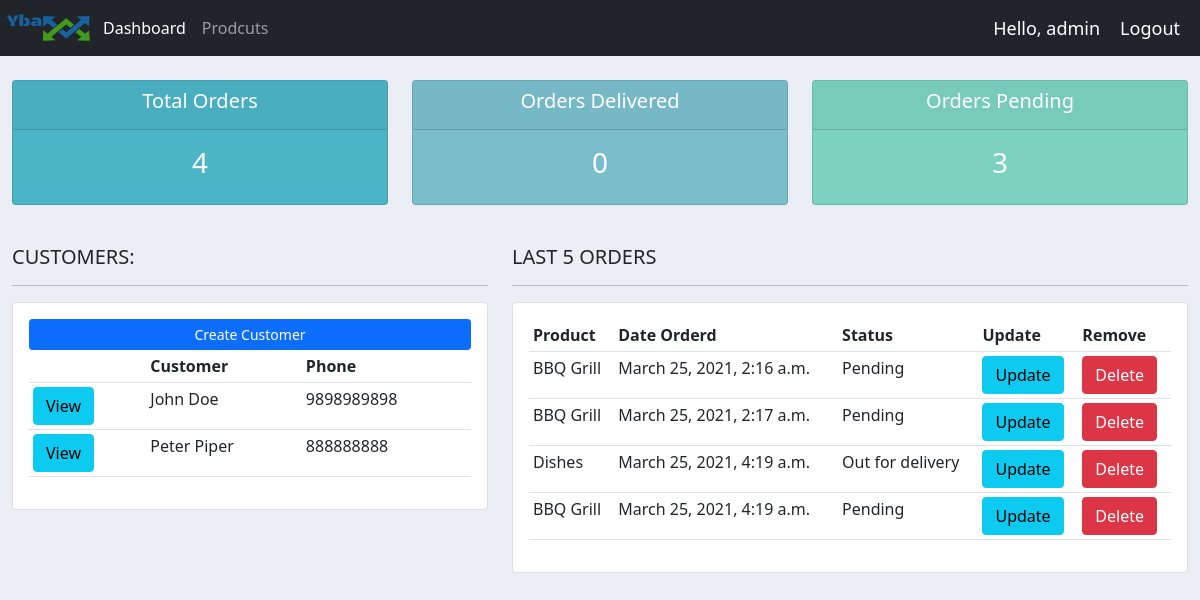
The app's page / (signed in), older data.
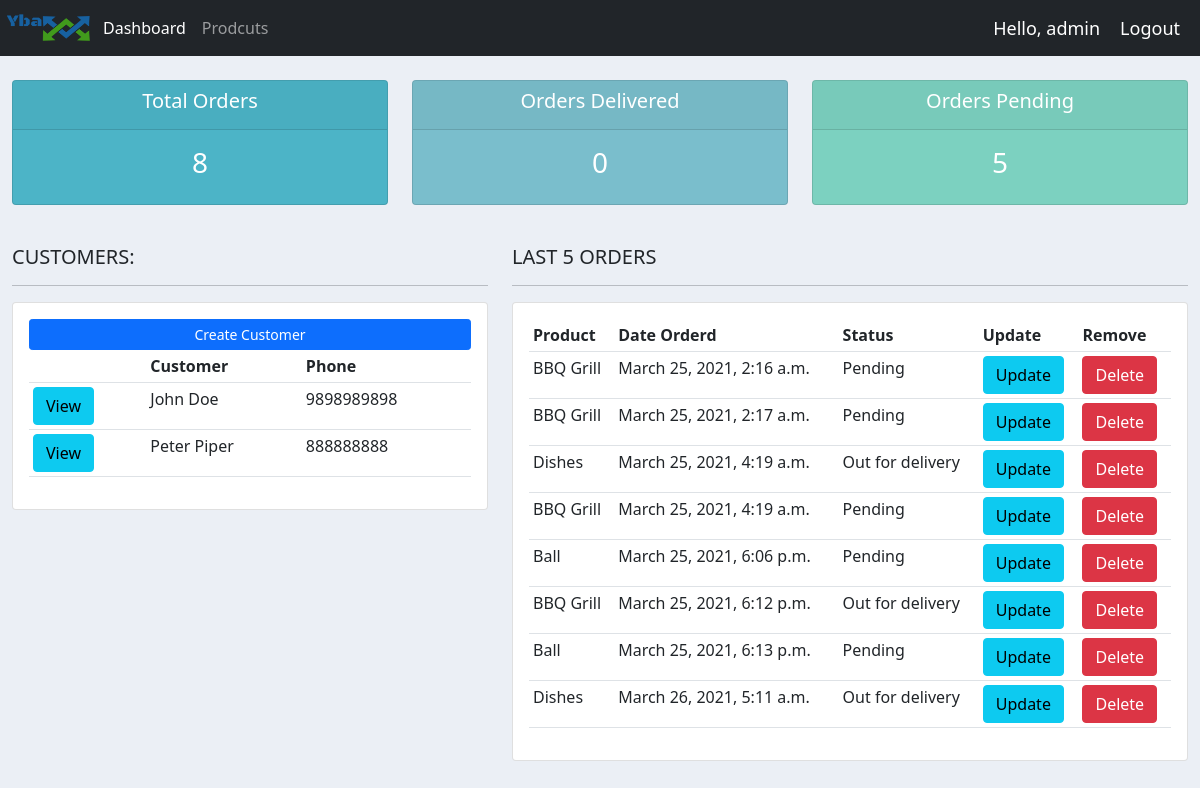
The same page, newer data.
### accounts/models.py (models this page shows, shortened)
class Customer(models.Model):
	name = models.CharField(max_length=100, null=True)
	phone = models.CharField(max_length=100, null=True)
	email = models.CharField(max_length=100,null=True)
	date_created = models.DateTimeField(auto_now_add=True, null=True)

class Order(models.Model):
	STATUS = (
			('Pending','Pending'),
			('Out for delivery', 'Out for delivery'),
			('Delivered','Delivered'),
		)
	customer = models.ForeignKey(Customer,null=True, on_delete=models.SET_NULL)
	product = models.ForeignKey(Product, null=True, on_delete=models.SET_NULL)
	date_created = models.DateTimeField(auto_now_add=True,null=True)
	status = models.CharField(max_length=100, null=True, choices=STATUS)

class Product(models.Model):
	CATEGORY = (
		('Indoor',' Indoor'),
		('Out Door','Out Door'),
		)
	name = models.CharField(max_length=100, null=True)
	price = models.FloatField(null=True)
	category = models.CharField(max_length=100, null=True, choices=CATEGORY)
	description = models.CharField(max_length=100, null=True)
	date_created = models.DateTimeField(auto_now_add=True,null=True)
	tags = models.ManyToManyField(Tag)
	def __str__(self):
		return self.name

### accounts/views.py (the view)
# urls.py: path('', home, name='home'),
@login_required(login_url='login')
def home(request):
	orders= Order.objects.all()
	customers = Customer.objects.all()
	total_customers = customers.count()
	total_orders = Order.objects.all().count()
	delivered = Order.objects.filter(status='Delivered').count()
	pending = Order.objects.filter(status='Pending').count()
	context = {
		'orders':orders,
		'customers':customers,
		'total_orders':total_orders,
		'delivered':delivered,
		'pending':pending
	}
	return render(request, 'accounts/dashboard.html',context)

### accounts/templates/accounts/dashboard.html
{% extends 'accounts/base.html'  %}
{% block main %}
{% include 'accounts/status.html' %}
<br>
<div class="row">
 <div class="col-md-5">
  <h5>CUSTOMERS:</h5>
  <hr>
  <div class="card card-body">
   <a class="btn btn-primary  btn-sm btn-block" href="">Create Customer</a>
   <table class="table table-sm">
    <tr>
      <th></th>
     <th>Customer</th>
     <th>Phone</th>
    </tr>
    {% for customer in customers %}
      <tr>
        <td><a href="{% url 'customer' customer.id %}" class="btn btn-info">View</a></td>
        <td>{{customer.name}}</td>
        <td>{{customer.phone}}</td>
      </tr>
    {% endfor %}
   </table>
  </div>
 </div>
 <div class="col-md-7">
  <h5>LAST 5 ORDERS</h5>
  <hr>
  <div class="card card-body">
   <table class="table table-sm">
    <tr>
     <th>Product</th>
     <th>Date Orderd</th>
     <th>Status</th>
     <th>Update</th>
     <th>Remove</th>
    </tr>
    {% for order in orders %}
      <tr>
        <td>{{order.product}}</td>
        <td>{{order.date_created}}</td>
        <td>{{order.status}}</td>
        <td><a href="{% url 'update_order' order.id %}" class="btn btn-info">Update</a></td>
        <td><a href="{% url 'delete_order' order.id %}" class="btn btn-danger">Delete</a></td>
      </tr>
    {% endfor %}
   </table>
  </div>
 </div>
</div>
{% endblock main %}

### accounts/templates/accounts/base.html (shortened to what this page needs)
{% load static %}
<!doctype html>
<html lang="en">
  <head>
    <link href="https://cdn.jsdelivr.net/npm/bootstrap@5.0.0-beta3/dist/css/bootstrap.min.css" rel="stylesheet">
    <link rel="stylesheet" type="text/css" href="{% static 'css/main.css' %}">
  </head>
  <body>
    {% include 'accounts/navbar.html'  %}
<div class="container-fluid">
    {% block main %}
    {% endblock main %}
</div>
  </body>
</html>

### accounts/templates/accounts/navbar.html (shortened to what this page needs)
{% load static %}
<nav class="navbar navbar-expand-lg navbar-dark bg-dark">
   <a href="{% url 'home' %}" ><img src="{% static 'images/logo3.png' %}" style="height: 30px; width:95px;"></a>
    <div class="collapse navbar-collapse" id="navbarNav">
      <ul class="navbar-nav">
        <li class="nav-item">
          <a class="nav-link active" aria-current="page" href="{% url 'home' %}">Dashboard</a>
        </li>
        <li class="nav-item">
          <a class="nav-link" href="{% url 'products' %}">Prodcuts</a>
        </li>
      </ul>
    </div>
    <span class='hello-msg'>Hello, {{request.user}} </span>
    <span ><a class='hello-msg'  href="{% url 'logout' %}">Logout</a></span>
</nav>

### accounts/templates/accounts/status.html
<br>
<div class="row">
 <div class="col">
  <div class="col-md">
   <div class="card text-center text-white  mb-3" id="total-orders">
      <div class="card-header">
       <h5 class="card-title">Total Orders</h5>
      </div>
      <div class="card-body">
        <h3 class="card-title">{{total_orders}}</h3>
      </div>
   </div>
  </div>
 </div>
 <div class="col">
  <div class="col-md">
   <div class="card text-center text-white  mb-3" id="orders-delivered">
      <div class="card-header">
       <h5 class="card-title">Orders Delivered</h5>
      </div>
      <div class="card-body">
        <h3 class="card-title">{{delivered}}</h3>
      </div>
   </div>
  </div>
 </div>
 <div class="col">
  <div class="col-md">
   <div class="card text-center text-white  mb-3" id="orders-pending">
      <div class="card-header">
       <h5 class="card-title">Orders Pending</h5>
      </div>
      <div class="card-body">
        <h3 class="card-title">{{pending}}</h3>
      </div>
   </div>
  </div>
 </div>
</div>

### static/css/main.css (style rules this page uses)
body { background-color: #ebeff5; }
#total-orders { background-color: #4cb4c7; }
#orders-delivered { background-color: #7abecc; }
#orders-pending { background-color: #7CD1C0; }

### accounts/templates/accounts/navbar.html (style rules this page uses)
.hello-msg { font-size: 18px; color: #fff; margin-right: 20px; text-decoration: none; }

Row changes from the older to the newer data that the page shows:
added Order: product "Ball", date_created "March 25, 2021, 6:06 p.m.", status "Pending"
added Order: product "BBQ Grill", date_created "March 25, 2021, 6:12 p.m.", status "Out for delivery"
added Order: product "Ball", date_created "March 25, 2021, 6:13 p.m.", status "Pending"
added Order: product "Dishes", date_created "March 26, 2021, 5:11 a.m.", status "Out for delivery"
Text that changed along with them:
{{ total_orders }}: "4" → "8"
{{ pending }}: "3" → "5"
